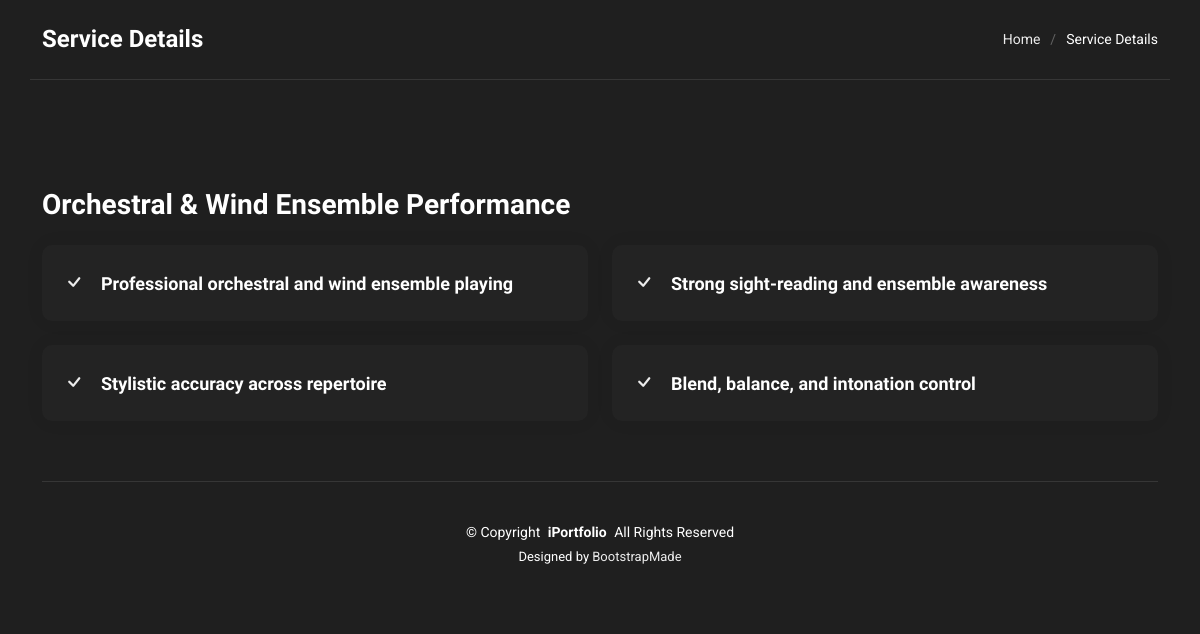
Screenshot of /services-details/1 with the database file from the repository.
### davis/models.py (models this page shows, shortened)
class Services(models.Model):
    title = models.CharField(max_length=100)
    description = models.TextField(blank=True)
    class Meta:
        verbose_name_plural = "Services"

class ServiceBullet(models.Model):
    service = models.ForeignKey(
        Services,
        related_name="bullets",
        on_delete=models.CASCADE
    )
    text = models.CharField(max_length=255)
    order = models.PositiveIntegerField(
        default=0,
        help_text="Controls bullet display order"
    )
    class Meta:
        ordering = ["order"]
        verbose_name_plural = "Service Bullets"

### davis/views.py (the view)
# urls.py: path('services-details/<int:po>', views.services_details, name='services-details'),
def services_details(request, po):
    services_detail = Services.objects.get(id=po)
    bullet = ServiceBullet.objects.filter(service=services_detail).order_by('order')
    context = {
        'services_detail':services_detail,
        'bullet':bullet,
        'show_sidebar':False,
    }
    return render(request, 'service-details.html', context)

### davis/context_processors.py (called while the page is built)
def social_links(request):
    return {'social_links': SocialLink.objects.all()}

### templates/service-details.html (shortened to what this page needs)
{% extends 'base.html' %}
{% load static %}
{% block content %}
  <main class="main">
    <div class="page-title dark-background">
      <div class="container d-lg-flex justify-content-between align-items-center">
        <h1 class="mb-2 mb-lg-0">Service Details</h1>
        <nav class="breadcrumbs">
          <ol>
          <li><a href="{% url 'services' %}">Home</a></li>
            <li class="current">Service Details</li>
          </ol>
        </nav>
      </div>
    </div>
    <section id="service-details" class="service-details section">
      <div class="container" data-aos="fade-up" data-aos-delay="100">
        <div class="row gy-4">
          <div class="col-lg-12">
            <div class="content mt-5">
              <h3>{{services_detail.title}}</h3>
              <div class="features mt-4">
                <div class="row gy-4">
                  {% for i in bullet %}
                  <div class="col-md-6" data-aos="fade-up" data-aos-delay="100">
                    <div class="feature-box d-flex align-items-center">
                      <i class="bi bi-check"></i>
                      <h4>{{i.text}}</h4>
                    </div>
                  </div>
                  {% endfor %}
                </div>
              </div>
            </div>
          </div>
        </div>
      </div>
    </section>
  </main>
{% endblock %}

### static/assets/css/main.css (style rules this page uses)
:root { --default-font: "Roboto", system-ui, -apple-system, "Segoe UI", Roboto, "Helvetica Neue", Arial, "Noto Sans", "Liberation Sans", sans-serif, "Apple Color Emoji", "Segoe UI Emoji", "Segoe UI Symbol", "Noto Color Emoji"; --heading-font: "Ubuntu", sans-serif; --nav-font: "Nunito", sans-serif; }
:root { --background-color: #1f1f1f; --default-color: #ffffff; --heading-color: #ffffff; --accent-color: #ececec; --surface-color: #232323; --contrast-color: #310606; }
:root { --nav-color: rgba(236, 236, 236, 0.59); --nav-hover-color: #ffffff; --nav-mobile-background-color: #393939; --nav-dropdown-background-color: #393939; --nav-dropdown-color: #ffffff; --nav-dropdown-hover-color: #ececec; }
.dark-background { --background-color: #040b14; --default-color: #ffffff; --heading-color: #ffffff; --surface-color: hsl(213, 34%, 13%); --contrast-color: #ffffff; }
:root { scroll-behavior: smooth; }
body { color: var(--default-color); background-color: var(--background-color); font-family: var(--default-font); }
a { color: var(--accent-color); text-decoration: none; transition: 0.3s; }
h1, h2, h3, h4, h5, h6 { color: var(--heading-color); font-family: var(--heading-font); }
.page-title { color: var(--default-color); padding: 25px 0 0 0; position: relative; }
.page-title .container { border-bottom: 1px solid color-mix(in srgb, var(--default-color), transparent 90%); padding-bottom: 25px; }
.page-title h1 { font-size: 24px; font-weight: 700; }
.page-title .breadcrumbs ol { display: flex; flex-wrap: wrap; list-style: none; padding: 0; margin: 0; font-size: 14px; font-weight: 400; }
.page-title .breadcrumbs ol li+li { padding-left: 10px; }
.page-title .breadcrumbs ol li+li::before { content: "/"; display: inline-block; padding-right: 10px; color: color-mix(in srgb, var(--default-color), transparent 70%); }
section, .section { color: var(--default-color); background-color: var(--background-color); padding: 60px 0; overflow: clip; }
.service-details .content h3 { font-size: 28px; font-weight: 700; margin-bottom: 20px; }
.service-details .content .features .feature-box { padding: 20px; background: var(--surface-color); border-radius: 10px; box-shadow: 0 0 20px rgba(0, 0, 0, 0.05); height: 100%; transition: 0.3s; }
.service-details .content .features .feature-box i { font-size: 24px; color: var(--accent-color); margin-right: 15px; }
.service-details .content .features .feature-box h4 { font-size: 18px; font-weight: 600; margin: 0; }
html:not(.no-js) [data-aos^=fade] { opacity: 1; transition-property: opacity, transform; }

### rows the page displays
Services: title "Orchestral & Wind Ensemble Performance"
ServiceBullet: text "Professional orchestral and wind ensemble playing"
ServiceBullet: text "Strong sight-reading and ensemble awareness"
ServiceBullet: text "Stylistic accuracy across repertoire"
ServiceBullet: text "Blend, balance, and intonation control"
